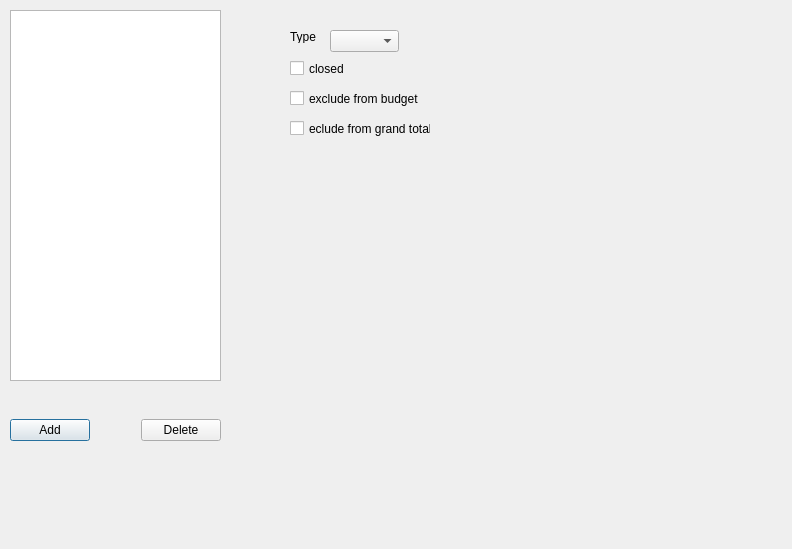
<?xml version="1.0" encoding="UTF-8"?>
<ui version="4.0">
 <class>Dialog</class>
 <widget class="QDialog" name="Dialog">
  <property name="geometry">
   <rect>
    <x>0</x>
    <y>0</y>
    <width>792</width>
    <height>549</height>
   </rect>
  </property>
  <property name="windowTitle">
   <string>Dialog</string>
  </property>
  <widget class="QListView" name="accountsView">
   <property name="geometry">
    <rect>
     <x>10</x>
     <y>10</y>
     <width>211</width>
     <height>371</height>
    </rect>
   </property>
  </widget>
  <widget class="QWidget" name="horizontalLayoutWidget">
   <property name="geometry">
    <rect>
     <x>10</x>
     <y>390</y>
     <width>211</width>
     <height>80</height>
    </rect>
   </property>
   <layout class="QHBoxLayout" name="horizontalLayout">
    <item>
     <widget class="QPushButton" name="addAccountButton">
      <property name="text">
       <string>Add</string>
      </property>
     </widget>
    </item>
    <item>
     <spacer name="horizontalSpacer">
      <property name="orientation">
       <enum>Qt::Horizontal</enum>
      </property>
      <property name="sizeHint" stdset="0">
       <size>
        <width>40</width>
        <height>20</height>
       </size>
      </property>
     </spacer>
    </item>
    <item>
     <widget class="QPushButton" name="deleteAccountButton">
      <property name="text">
       <string>Delete</string>
      </property>
     </widget>
    </item>
   </layout>
  </widget>
  <widget class="QLabel" name="label">
   <property name="geometry">
    <rect>
     <x>290</x>
     <y>30</y>
     <width>47</width>
     <height>13</height>
    </rect>
   </property>
   <property name="text">
    <string>Type</string>
   </property>
  </widget>
  <widget class="QComboBox" name="typeBox">
   <property name="geometry">
    <rect>
     <x>330</x>
     <y>30</y>
     <width>69</width>
     <height>22</height>
    </rect>
   </property>
  </widget>
  <widget class="QCheckBox" name="closedBox">
   <property name="geometry">
    <rect>
     <x>290</x>
     <y>60</y>
     <width>70</width>
     <height>17</height>
    </rect>
   </property>
   <property name="text">
    <string>closed</string>
   </property>
  </widget>
  <widget class="QCheckBox" name="exBudgetBox">
   <property name="geometry">
    <rect>
     <x>290</x>
     <y>90</y>
     <width>131</width>
     <height>17</height>
    </rect>
   </property>
   <property name="text">
    <string>exclude from budget</string>
   </property>
  </widget>
  <widget class="QCheckBox" name="exTotalBox">
   <property name="geometry">
    <rect>
     <x>290</x>
     <y>120</y>
     <width>141</width>
     <height>17</height>
    </rect>
   </property>
   <property name="text">
    <string>eclude from grand total</string>
   </property>
  </widget>
 </widget>
 <resources/>
 <connections/>
</ui>
